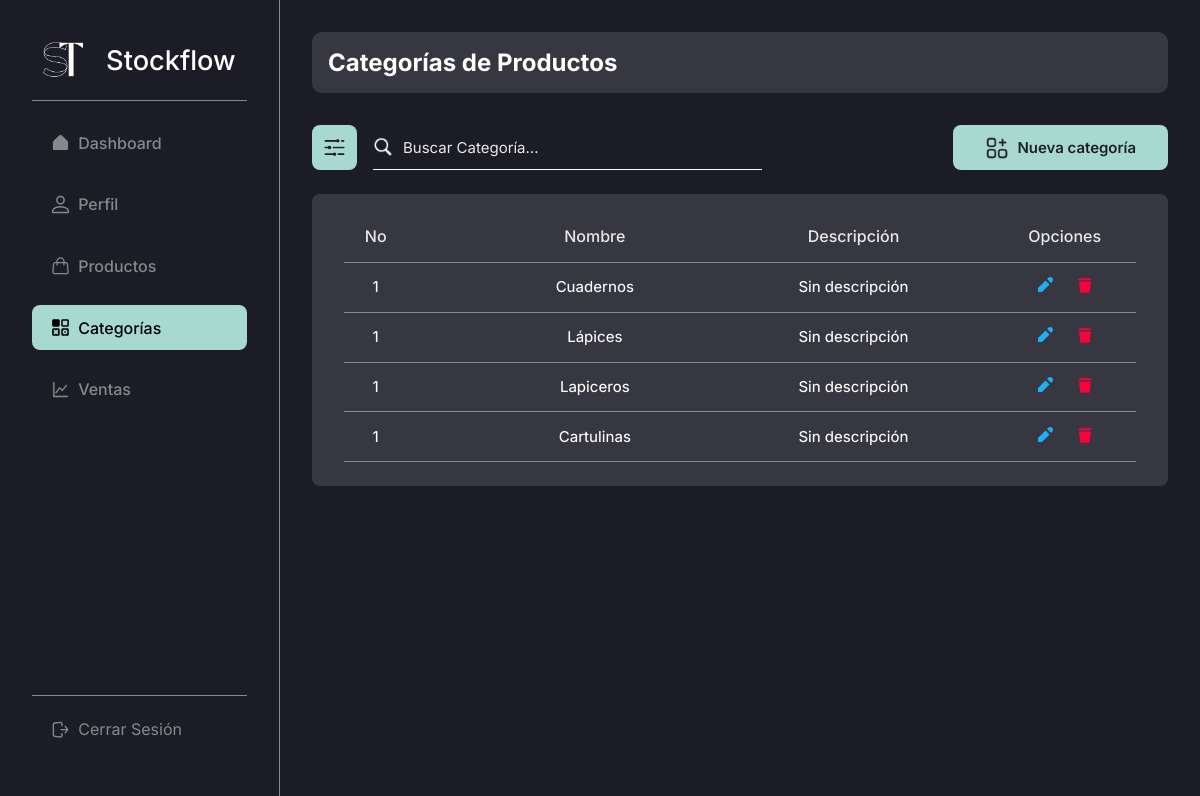
Page /admin/products/categories/ (signed in) on the earlier database version.
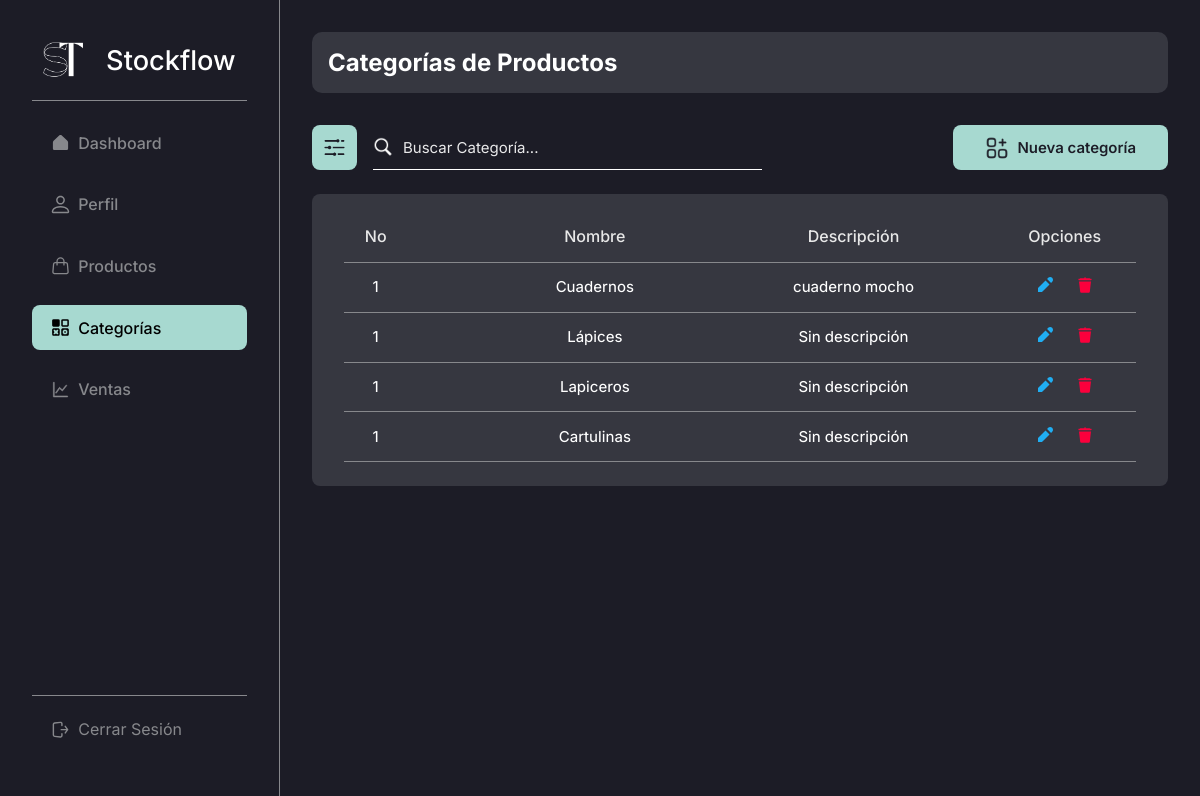
Same page on the later database version.
### stockflow/models.py (models this page shows, shortened)
class Category(db.Model):
    id = db.Column(db.Integer, primary_key = True) # Primary key
    created_by = db.Column(db.Integer, db.ForeignKey("user.id"), nullable = False) # Foreign key
    name = db.Column(db.String(50), unique = True, nullable = False) # Max length and unique property and not null
    description = db.Column(db.String(255), default='Sin descripción')

### stockflow/admin.py (the view)
@bp.route("/products/categories/", methods = ("GET", "POST"))
@login_required
def categories():
    query = ""
    categories = []
    if request.method == "POST":
        query = request.form.get("searchCategorie", "")
        categories = Category.query.filter(
            (
                Category.name.ilike(f"%{query}%") |  # Searching by name
                Category.description.ilike(f"%{query}%")  # Searching by description
            )
        ).all()
    else:
        categories = Category.query.all()
    return render_template("modules/products/categories/index.html", categories = categories, query=query)

### stockflow/auth.py (called while the page is built)
def login_required(view):
    @functools.wraps(view)
    def wrapped_view(**kwargs):
        if g.user is None:
            message = "Debes iniciar sesión"
            flash(message)
            return redirect(url_for("auth.login"))
        return view(**kwargs)
    return wrapped_view

@bp.before_app_request # Execute the next function in every request, every page
def load_logged_in_user():
    user_id = session.get("user_id")
    if user_id is None:
        g.user = None
    else:
        g.user = User.query.get_or_404(user_id)

### stockflow/templates/modules/products/categories/index.html (shortened to what this page needs)
{% extends 'base-admin.html' %}
{% block content %}
    <head>
        <link rel="stylesheet" href="{{ url_for('static', filename='css/modules/categories.css') }}">
    </head>
    <div class="content-group inter bg-black-light">
        <h2 class="color-white inter">Categorías de Productos</h2>
    </div>
    <div class="top-page">
        <div class="cont-search">
            <button class="btn-search-filter bg-turquese-light-blue">
                <img src="{{ url_for('static', filename='img/icons/filter.png') }}" alt="">
            </button>
            <form action="{{ url_for('admin.categories') }}" method="post" class="search-bar">
                <img src="{{ url_for('static', filename='img/icons/search.png') }}" alt="">
                <input type="search" class="color-white inter" name="searchCategorie" id="search" placeholder="Buscar Categoría...">
            </form>
        </div>
        <div class="cont-create">
            <a href="{{ url_for('admin.new_category') }}" class="btn-create bg-turquese-light-blue color-black inter">
                <img src="{{ url_for('static', filename='img/icons/add-categorie.png') }}" alt="">
                <h2>Nueva categoría</h2>
            </a>
        </div>
    </div>
    <table class="table inter bg-black-light">
        <thead>
            <tr class="thead color-white-gray">
                <th class="th th-no-cat">No</th>
                <th class="th th-name-cat">Nombre</th>
                <th class="th th-description-cat">Descripción</th>
                <th class="th th-options-cat">Opciones</th>
            </tr>
        </thead>
        <tbody>
            {% if categories %}
                {% for category in categories %}
                {% if g.user.id == category.created_by %}
                    <tr class="tbody">
                        <td class="td td-no-cat">1</td>
                        <td class="td td-name-cat"><a href="#" class="color-white">{{ category.name }}</a></td>
                        <td class="td td-description-cat">
                            {% if category.description == "" %}
                                Sin descripción
                            {% else %}
                                {{ category.description }}
                            {% endif %}
                        </td>
                        <td class="td td-options-cat">
                            <a href="{{ url_for('admin.update_category', id = category.id) }}">
                                <svg
                                    xmlns="http://www.w3.org/2000/svg"
                                    viewBox="0 0 16 16"
                                    fill="#20AEF3"
                                >
                                    <path
                                        d="M12.527 7.473L8.527 3.473 1 11 1 15 5 15zM11.172.828l-1.065 1.065 4 4 1.065-1.065c1.105-1.105 1.105-2.895 0-4l0 0C14.067-.276 12.276-.276 11.172.828z"
                                    />
                                </svg>
                            </a>
                            <a href="{{ url_for('admin.delete_category', id = category.id) }}">
                            </a>
                        </td>
                    </tr>
                {% endif %}
                {% endfor %}
            {% endif %}
        </tbody>
    </table>
{% endblock %}

### stockflow/templates/base-admin.html (shortened to what this page needs)
<!DOCTYPE html>
<html lang="es">
<head>
    <link rel="stylesheet" href="{{ url_for('static', filename='css/global.css') }}">
    <link rel="stylesheet" href="{{ url_for('static', filename='css/base.css') }}">
    <link rel="stylesheet" href="{{ url_for('static', filename='css/tables.css') }}">
    <link rel="stylesheet" href="{{ url_for('static', filename='css/search.css') }}">
    <link rel="stylesheet" href="{{ url_for('static', filename='css/form.css') }}">
</head>
<body>
    <aside class="side-bar inter bg-black br-gray-1">
        <section class="side-bar-main">
            <h1 class="inter">
                <a href="{{ url_for('admin.dashboard') }}" class="color-white">
                    <img src="{{ url_for('static', filename='img/logo.png') }}" alt="">
                    Stockflow
                </a>
            </h1>
            <br>
            <div class="side-bar-divider" />
            <nav class="side-nav-bar">
                <a
                    href="{{ url_for('admin.dashboard') }}"
                    class="item-side-nav-bar inter {% if request.endpoint == 'admin.dashboard' %}item-side-nav-bar--active{% endif %}"
                >
                    Dashboard
                </a>
                <a
                    href="{{ url_for('admin.profile') }}"
                    class="item-side-nav-bar inter {% if request.endpoint == 'admin.profile' %}item-side-nav-bar--active{% endif %}"
                >
                    Perfil
                </a>
                <a
                    href="{{ url_for('admin.products') }}"
                    class="item-side-nav-bar inter {% if request.endpoint == 'admin.products' %}item-side-nav-bar--active{% endif %}"
                >
                    Productos
                </a>
                <a
                    href="{{ url_for('admin.categories') }}"
                    class="item-side-nav-bar inter {% if request.endpoint == 'admin.categories' %}item-side-nav-bar--active{% endif %}"
                >
                    Categorías
                </a>
                <a
                    href="{{ url_for('admin.sales') }}"
                    class="item-side-nav-bar inter {% if request.endpoint == 'admin.sales' %}item-side-nav-bar--active{% endif %}"
                >
                    Ventas
                </a>
            </nav>
        </section>
        <footer class="side-bar-footer">
            <a href="{{ url_for('auth.logout') }}" class="item-side-nav-bar inter">
                Cerrar Sesión
            </a>
        </footer>
    </aside>
    <main class="page-content bg-black">
        {% block content %}{% endblock %}
    </main>
</body>
</html>

### stockflow/static/css/global.css (style rules this page uses)
* { box-sizing: border-box; padding: 0; margin: 0; }
body { display: flex; width: 100%; height: 100%; }
a { text-decoration: none; }
.page-content { display: flex; width: 100%; height: 100%; min-height: 100vh; margin-left: 280px; flex-direction: column; color: white; padding: 2rem; }
.content-group { display: flex; width: 100%; padding: 1rem; border-radius: 10px; }
.bg-black { background-color: #1C1C26; }
.bg-black-light { background-color: #363740; }
.bg-turquese-light-blue { background-color: #A7D9D0; }
.color-black { color: #1C1C26; }
.color-white { color: #FFF; }
.color-white-gray { color: #E8E8E8; }
.inter { font-family: "Inter", sans-serif; font-optical-sizing: auto; font-style: normal; }
.br-gray-1 { border-right: 1px solid #87888C; }

### stockflow/static/css/base.css (style rules this page uses)
.side-bar { display: flex; position: fixed; z-index: 1; top: 0; left: 0; width: 280px; flex-direction: column; height: 100vh; padding: 2.5rem 2rem 2rem; justify-content: space-between; }
.side-bar h1 { text-align: center; font-weight: 500; }
.side-bar h1 a { display: flex; font-size: 2rem; align-items: center; justify-content: space-around; }
.side-bar h1 a img { width: 40px; height: 40px; }
.side-bar-main { display: flex; width: 100%; height: auto; flex-direction: column; }
.side-nav-bar { display: flex; width: 100%; height: auto; list-style: none; flex-direction: column; margin-top: 20px; }
.side-nav-bar a { font-weight: 500; }
.item-side-nav-bar, .item-side-nav-bar--active { display: flex; width: 100%; height: auto; padding: 1rem 1.5rem 1rem; border-radius: 8px; margin-bottom: 1rem; text-decoration: none; align-items: center; gap: 10px; }
.item-side-nav-bar { color: #87888C; }
.item-side-nav-bar--active { color: black; background-color: #A7D9D0; }
.item-side-nav-bar--active svg { color: black !important; }
.item-side-nav-bar svg, .item-side-nav-bar--active svg { width: 20px; height: 20px; }
.item-side-nav-bar svg { color: #87888C !important; }
.side-bar-divider { display: flex; width: 100%; height: 1px; background-color: #87888C; }
.side-bar-footer { display: flex; width: 100%; min-height: 1px; border-top: 1px solid #87888C; align-items: center; justify-content: center; padding-top: 10px; }
@media screen and (max-width: 1440px) { .side-bar h1 a { font-size: 1.7rem; } }
@media screen and (max-width: 1440px) { .item-side-nav-bar, .item-side-nav-bar--active { padding: 0.8rem 1.2rem 0.8rem; gap: 8px; } }
@media screen and (max-width: 1440px) { .item-side-nav-bar svg, .item-side-nav-bar--active svg { width: 19px; height: 19px; } }

### stockflow/static/css/tables.css (style rules this page uses)
.table { display: flex; width: 100%; height: auto; margin: 2rem 0 2rem; flex-direction: column; border-radius: 8px; padding: 0 1.7rem 2rem; }
.thead { display: flex; width: 100%; height: auto; justify-content: space-between; padding: 1rem 0 0; border-bottom: 1px solid #87888C; }
.th { display: flex; width: auto; height: auto; padding: 1rem; font-size: 18px; justify-content: center; align-items: center; font-weight: 500; }
.tbody { display: flex; width: 100%; height: 100%; justify-content: space-between; border-bottom: 1px solid #87888C; }
.td { display: flex; width: auto; height: 100%; font-size: 16px; justify-content: center; align-items: center; text-align: center; padding: 1rem 0 1rem; font-weight: 450; }
.td svg { width: 18px; height: 18px; }
@media screen and (max-width: 1440px) { .table { margin: 1.5rem 0 1.5rem; padding: 0 2rem 1.5rem; } }
@media screen and (max-width: 1440px) { .th { font-size: 16px; } }
@media screen and (max-width: 1440px) { .td { font-size: 15px; padding: 0.9rem 0 0.9rem; } }
@media screen and (max-width: 1440px) { .td svg { width: 16px; height: 16px; } }

### stockflow/static/css/modules/categories.css (style rules this page uses)
.th-no-cat, .td-no-cat { width: 8%; }
.th-name-cat, .td-name-cat { width: 30%; }
.th-description-cat, .td-description-cat { width: 18%; }
.th-options-cat, .td-options-cat { width: 18%; }
.td-options-cat { gap: 1.5rem; }

Differences in the rows shown:
changed Category "Cuadernos": description (not shown) → "cuaderno mocho"; no longer shows "Sin descripción"
